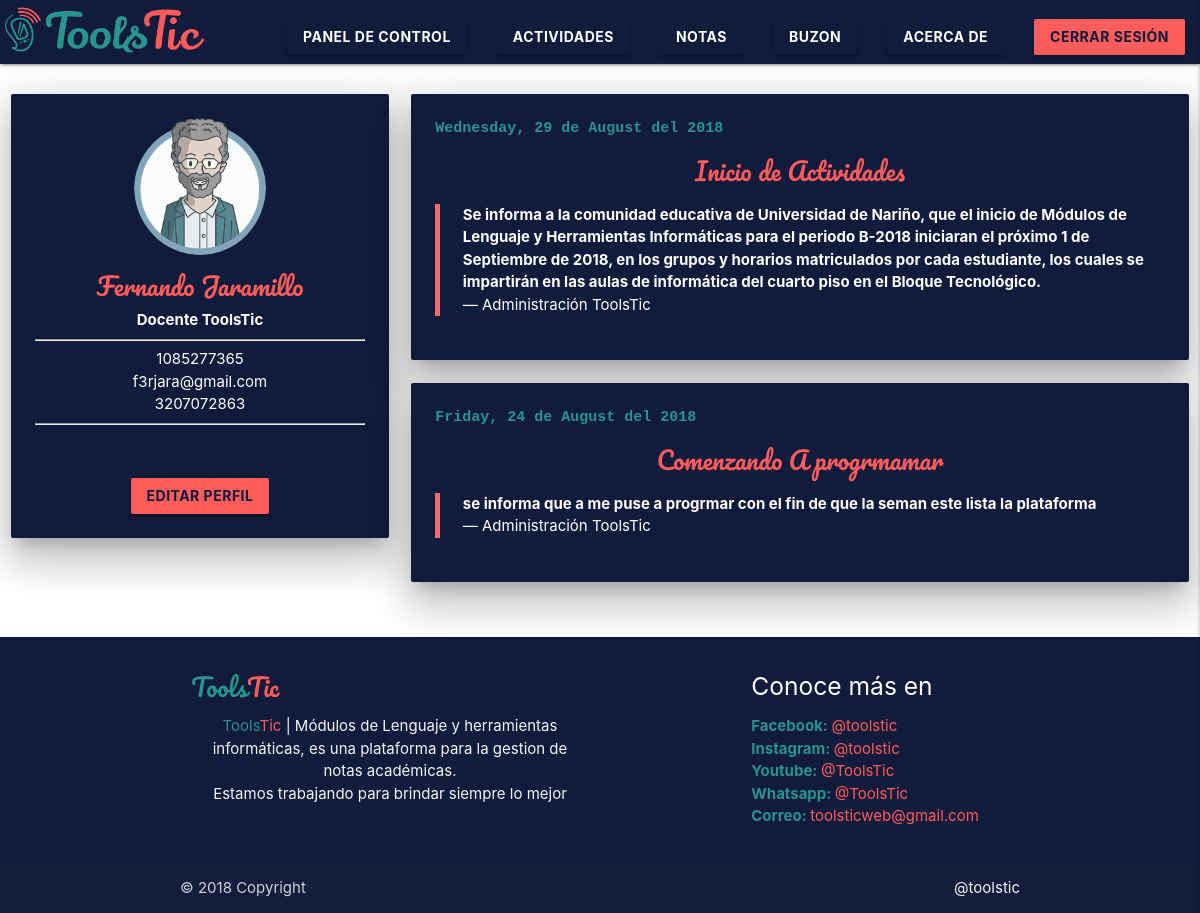
Screenshot of /doic/docente.php (signed in) with the database file from the repository.
### tables this page shows
CREATE TABLE `docente` (
  `id_docente` int(10) NOT NULL,
  `nombre` varchar(100) NOT NULL,
  `apellido` varchar(100) NOT NULL,
  `correo` varchar(200) NOT NULL,
  `telefono` varchar(10) NOT NULL,
  `foto` varchar(30) NOT NULL,
  `clave` varchar(32) NOT NULL
);

CREATE TABLE `noticiastoolstic` (
  `id_noticia` int(3) NOT NULL,
  `fecha` date NOT NULL,
  `titulo` varchar(50) NOT NULL,
  `mensaje` mediumtext NOT NULL
);

### doic/docente.php (the view, shortened to what this page needs)
<!DOCTYPE HTML>
<html lang="en">
<head>
<link rel="stylesheet" type="text/css" href="../css/materialize.css">
<link rel="stylesheet" type="text/css" href="../css/sweetalert.css">
<link rel="stylesheet" type="text/css" href="../css/style.css">
</head>
<body>
<?php include('../php/navdoce.php');?>
<?php include('../log/cnxlo.php');?>
<?php $DocenteLogueado = $_SESSION['docente']; ?>
<br>
<?php
    $DatosDocente = mysqli_query($conex,"SELECT * FROM docente WHERE id_docente = '".$DocenteLogueado."'");
    while($RCDD = mysqli_fetch_array($DatosDocente))
    {
        $Documento = $RCDD['id_docente'];
        $nombreDocente = $RCDD['nombre'];
        $apellidoDocente = $RCDD['apellido'];
        $correo = $RCDD['correo'];
        $Telefono = $RCDD['telefono'];
    }
?>
<div class="row">
    <div class="col s12 m4">
        <div class="card-panel bluetools center z-depth-5 ">
        <div class="sobre-img  ">
            <img src="../img/docente.png" class="circle responsive-img " width="40%" alt=""><br>
            <h5 class="redtools-text" style="font-family: 'Pacifico';"><?PHP echo utf8_encode ($nombreDocente)." ".utf8_encode($apellidoDocente); ?></h5> <span class="white-text"><b>Docente ToolsTic</b></span> <hr>
        </div>
        <span class="white-text">
            <?php
                echo $Documento."<br>";
                echo utf8_encode($correo)."<br>";
                echo $Telefono."<hr>";
            ?>
            <br><br>
            <div class="sobre-img">
                <a href="perfil.php" class="btn redtools bluetools-text"><b>Editar Perfil</b></a>
            </div>
        </span>
      </div>
    </div>
    <div class="col s12 m8">
        <div class="row">
            <?php
                $NoticiasToolstic = mysqli_query($conex,"SELECT * FROM noticiastoolstic ORDER BY fecha DESC ");
                while($RCNTT = mysqli_fetch_array($NoticiasToolstic))
                {
            ?>
            <div class="col s12 m12 sobre-img ">
                <div class="card-panel bluetools z-depth-5 hoverable">
                    <code class="greentools-text"><b><?php echo utf8_encode(strftime("%A, %d de %B del %Y", strtotime($RCNTT['fecha']))); ?></b></code>
                    <br>
                    <div class="center">
                    <h5 class="redtools-text" style="font-family: 'Pacifico';"><?PHP echo utf8_encode($RCNTT['titulo']);?></h5>
                    </div>
                    <blockquote class="white-text" >
                        <b><?php echo utf8_encode($RCNTT['mensaje']); ?> </b>
                        <footer class="rigth">— Administración ToolsTic</footer>
                    </blockquote>
                </div>
            </div>
            <?php
                }
            ?>
        </div>
    </div>
</div>
<footer class="page-footer bluetools">
  <div class="container">
    <div class="row">
      <div class="col l6 s12">
        <h5 style="font-family: 'Pacifico', cursive"><span class="greenTools-text">Tools</span><span class="redTools-text">Tic</span></h5>
        <p class="grey-text text-lighten-4" style="text-align:center"><span class="greenTools-text">Tools</span><span class="redTools-text">Tic</span> | Módulos de Lenguaje y herramientas informáticas, es una  plataforma para la gestion de notas académicas. <br> Estamos trabajando para      brindar siempre lo mejor
        </p>
      </div>
      <div class="col l4 offset-l2 s12">
        <h5 class="white-text">Conoce más en</h5>
        <ul>
          <li><b class="greentools-text">Facebook: </b> <a class="redtools-text" href="https://www.facebook.com/toolstic" target="_blank">@toolstic</a></li>
          <li><b class="greentools-text">Instagram: </b> <a class="redtools-text" href="https://www.instagram.com/toolstic/" target="_blank">@toolstic</a></li>
          <li><b class="greentools-text">Youtube: </b> <a class="redtools-text" href="https://www.youtube.com/playlist?list=PLZcNRnHxdf3Qr2w7DH9CF0sOQGevzGMpO" target="_blank">@ToolsTic</a></li>
          <li><b class="greentools-text">Whatsapp: </b> <a class="redtools-text" href="https://wa.me/573166667795?text=Me%20gustaría%20saber%20más%20sobre%20el%20curso" target="_blank">@ToolsTic</a></li>
          <li><b class="greentools-text">Correo: </b> <a class="redtools-text" href="mailto:toolsticweb@gmail.com" target="_blank">toolsticweb@gmail.com</a></li>
        </ul>
      </div>
    </div>
  </div>
  <div class="footer-copyright">
    <div class="container">
    © 2018 Copyright
    <a class="grey-text text-lighten-4 right" href="#!">@toolstic</a>
    </div>
  </div>
</footer>
</body>
</html>

### php/navdoce.php (shortened to what this page needs)
<div class="navbar-fixed">
<nav class="bluetools">
    <div class="nav-wrapper ">
         <a href="./docente.php" class="brand-logo transparent-text " ><img src="../img/isologoLarge_toolstic.png" class="brand-logo responsive-img efectosubir">ToolsTicLarge</a>
        <ul class="right hide-on-med-and-down">
           <li><a href="paneldoc.php" class="white-text btn bluetools efectosubir hoverable" id="Menu_Panel"><b>Panel de Control</b></a></li>
            <li><a href="actividadesdoc.php" id="Menu_Actividades" class="white-text btn bluetools efectosubir hoverable"><b>Actividades</b></a></li>
            <li><a href="notasdoc.php" id="Menu_Notas"  class="white-text btn bluetools efectosubir hoverable"><b>Notas</b></a></li>
            <li><a href="buzondoc.php" id="Menu_Buzon" class="white-text btn bluetools efectosubir hoverable"><b>Buzon</b></a></li>
            <li><a href="perfil.php" id="Menu_Acerca" class="white-text btn bluetools efectosubir hoverable"><b>Acerca de</b></a></li>
            <li><a href="../log/logout.php" class="bluetools-text redtools btn efectosubir hoverable"><b>Cerrar Sesión</b></a></li>
        </ul>
    </div>
</nav>
</div>

### css/style.css (style rules this page uses)
.efectosubir { transition: all 600ms; }

### rows the page displays
docente: nombre "Fernando", apellido "Jaramillo", id_docente "1085277365", correo "f3rjara@gmail.com", telefono "3207072863"
noticiastoolstic: fecha "Wednesday, 29 de August del 2018", titulo "Inicio de Actividades", mensaje "Se informa a la comunidad educativa de Universidad de Nariño, que el inicio de Módulos de Lenguaje y Herramientas Informáticas para el periodo B-2018 iniciaran el próximo 1 de Septiembre de 2018, en los grupos y horarios matriculados por cada estudiante, los cuales se impartirán en las aulas de informática del cuarto piso en el Bloque Tecnológico."
noticiastoolstic: fecha "Friday, 24 de August del 2018", titulo "Comenzando A progrmamar", mensaje "se informa que a me puse a progrmar con el fin de que la seman este lista la plataforma"
